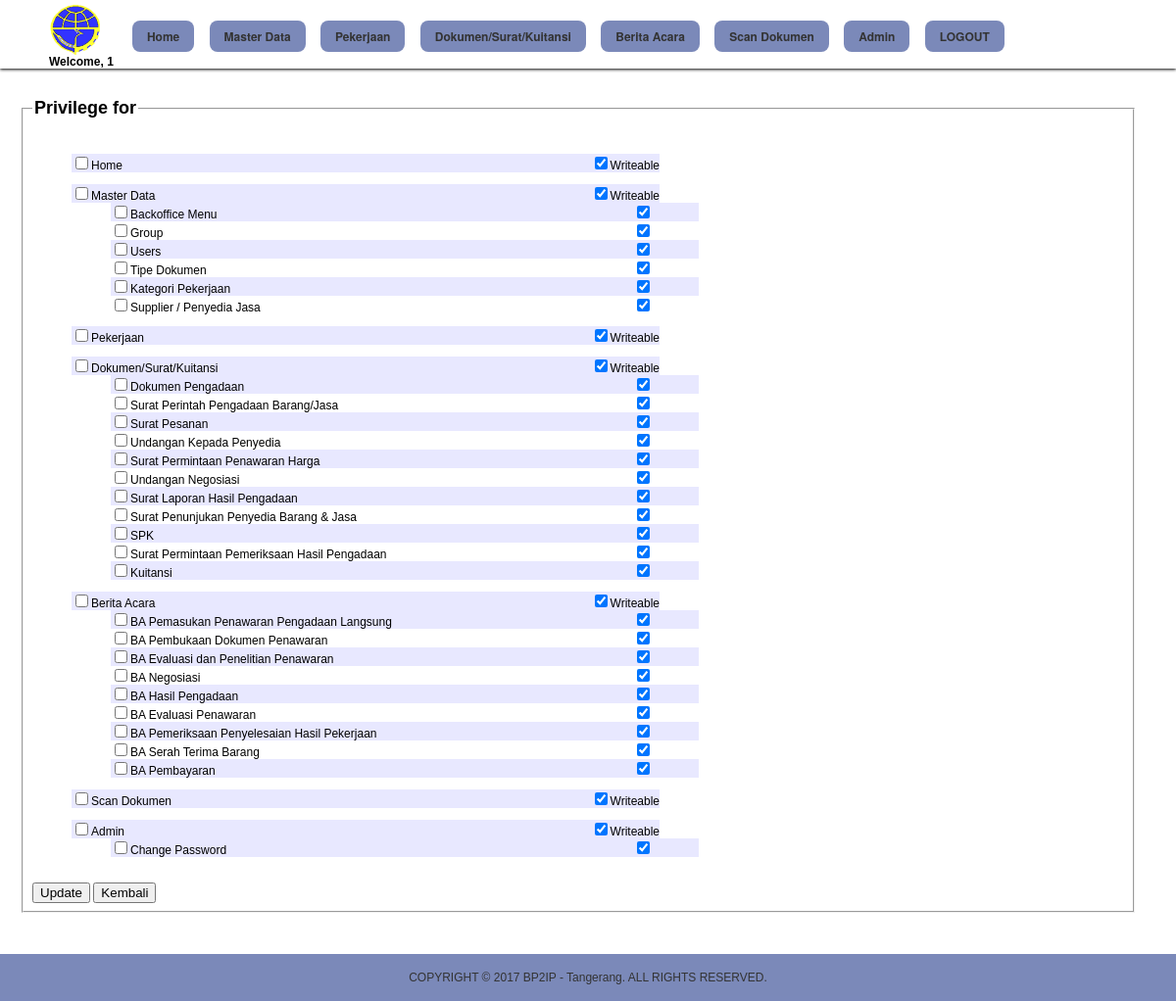
Page /menu_privileges.php (signed in) on the committed database.
### tables this page shows
CREATE TABLE `backoffice_menu` (
  `id` int(11) NOT NULL AUTO_INCREMENT,
  `seqno` int(11) NOT NULL,
  `parent_id` int(11) NOT NULL,
  `name` varchar(100) NOT NULL,
  `url` varchar(100) NOT NULL,
  `is_active` tinyint(4) NOT NULL,
  `created_at` datetime DEFAULT NULL,
  `created_by` varchar(100) NOT NULL,
  `created_ip` varchar(20) DEFAULT NULL,
  `updated_at` datetime DEFAULT NULL,
  `updated_by` varchar(100) NOT NULL,
  `updated_ip` varchar(20) DEFAULT NULL,
  `xtimestamp` timestamp NOT NULL DEFAULT CURRENT_TIMESTAMP ON UPDATE CURRENT_TIMESTAMP,
  PRIMARY KEY (`id`)
);

### common.php (called while the page is built, shortened)
<?php
	$__appstitle				= "Aplikasi Database Arsip BP2IP - Tangerang";
	$__isloggedin				= @$_SESSION["isloggedin"];
	$__user_id					= @$_SESSION["user_id"];
	$__fullname					= @$_SESSION["fullname"];
	include_once "classes/database.php";
    include_once "classes/form_elements.php";
    include_once "classes/tables.php";
	$db = new Database();
	$f = new FormElements();
	$t = new Tables();
	$__group_id 				= $db->fetch_single_data("users","group_id",array("id" => $__user_id));
	if($__group_id > 0){
		$db->addtable("backoffice_menu_privileges");
		$db->addfield("backoffice_menu_id");
		$db->where("group_id",$__group_id);
	} else if($__user_id == 1) {
		$db->addtable("backoffice_menu");
		$db->addfield("id");
	}
	$arrmenu = $db->fetch_data(true);
	foreach($arrmenu as $menu){
		$__menu_ids[$menu[0]] = 1;
	}
	function javascript($script){  ?> <script> $( document ).ready(function() { <?=$script;?> }); </script> <?php }

### classes/database.php (called while the page is built, shortened)
<?php
    class Database {
        protected $host   = "";
        protected $user   = "";
        protected $pass   = "";
        protected $dbname = "";
        protected $tables = array();
        protected $fields = array();
        protected $where  = array();
        protected $order  = array();
        protected $limit  = "";
		protected $db;
		public function __construct(){
			$this->lines = file($_SERVER["DOCUMENT_ROOT"]."/db_config_arsiparis_ulp.txt");
			$this->arrconfig = explode("|",$this->lines[0]);
			$this->host   = $this->arrconfig[0];
			$this->user   = $this->arrconfig[1];
			$this->pass   = $this->arrconfig[2];
			$this->dbname = $this->arrconfig[3];
			$this->db = $this->conn();
		}
        protected function conn(){
			return mysqli_connect($this->host,$this->user,$this->pass,$this->dbname);
        }
        protected function execute($sql){
            return mysqli_query($this->db,$sql);
        }
        public function fetch_query($sql,$withindex = false){
            $hsl = $this->execute($sql);
            if(mysqli_affected_rows($this->db)>0){
                if(mysqli_affected_rows($this->db)>1 || $withindex){
                    $arr = array();
                    while($temp = mysqli_fetch_array($hsl)){ $arr[] = $temp; }
                    return $arr;
                } else {
                    return mysqli_fetch_array($hsl);
                }
            }
            return array();
        }
        protected function fetch_data_clear(){
            $this->tables = array();
            $this->fields = array();
            $this->where = array();
            $this->awhere = "";
            $this->order = array();
            $this->limit = "";
            $this->joiners = array();
        }
        public function addtable($table){
            array_push($this->tables,$table);
        }
        public function addfield($field,$tablekey=0){
			if(stripos(" ".$field,"concat(") == 0 && stripos(" ".$field,"count(") == 0){
				$arrfield = explode(",",$field);
				foreach($arrfield as $_field){
					$this->fields[$_field]=$tablekey;
				}
			} else {
				$this->fields[$field]=$tablekey;
			}
        }
        public function where($field,$value,$datatype = 's',$operator = '=',$tablekey = 0){
            if(!$datatype) $datatype = "s";
            if(!$operator) $operator = "=";
            $this->where[] = array("tablekey"=>$tablekey,"field"=>$field,"value"=>$value,"datatype"=>$datatype,"operator"=>$operator);
        }
        public function order($field,$tablekey = 0){
            $this->order[] = array("tablekey"=>$tablekey,"field"=>$field);
        }
        public function limit($value){
            $this->limit = $value;
        }
		public function fetch_single_data($table,$field,$wheres,$orders = array()) {
			if(count($wheres) > 0) {
				foreach($wheres as $condition => $value) {
					$values = explode(":",$value);
				}
			}
			return $this->fetch_data(false,0);
		}
        public function fetch_data($withindex = false,$field_index = null){
            $_fields = "";
			if(count($this->fields) > 0){
				foreach ($this->fields as $field => $tablekey){
					if(stripos(" ".$field,"concat(") > 0 || stripos(" ".$field,"count(") > 0){
						$_fields .= $field.",";
					} else {
						$_fields .= $this->tables[$tablekey].".`".$field."`,";
					}
				}
				$_fields = substr($_fields,0,-1);
			} else {
				$_fields = " * ";
			}
            foreach ($this->tables as $key => $table){
                if($key == 0) {
                    $_tables = $table;
                } else {
                    $_tables .= " INNER JOIN ".$table." ON ".$joinkeys[$key-1];
                }
            }
            $whereclause = "";
            foreach($this->where as $arr){
                $wherevalue = " ".$arr["operator"]." ";
				if(strtoupper($arr["operator"]) == "IN"){
						$wherevalue .= "(".$this->in_value($arr["value"]).")";
				}else{
					if($arr["datatype"] == 's'){
						$wherevalue .= "'".$arr["value"]."'";
					}else{
						$wherevalue .= $arr["value"];
					}
				}
                $whereclause .= " ".$this->tables[$arr["tablekey"]].".".$arr["field"].$wherevalue." AND";
            }
            if($whereclause) $whereclause = "WHERE ".substr($whereclause,0,-4);
			$orderclause = "";
            foreach($this->order as $arr){
                $orderclause .= $this->tables[$arr["tablekey"]].".".$arr["field"].",";
            }
            if($orderclause) $orderclause = "ORDER BY ".substr($orderclause,0,-1);
			if($this->limit != ""){$limit = " LIMIT ".$this->limit;} else {$limit = "";}
            $return = $this->fetch_query("SELECT $_fields FROM $_tables $whereclause $orderclause $limit",$withindex);
			if(is_null($field_index)){
				return $return;
			} else {
				if(count($return) > 0) return $return[$field_index];
			}
        }
    }
?>

### menu_privileges.php (the view, shortened to what this page needs)
<?php include_once "head.php";?>
	<fieldset>
	<legend class="bo_title">Privilege for <?=$db->fetch_single_data("groups","name",array("id"=>$_GET["id"]));?></legend>
	<form method="POST" action="?id=<?=$_GET["id"];?>">
	<?php
			$group_exist = $db->fetch_single_data("backoffice_menu_privileges","id",array("group_id" => $_GET["id"]));
			$db->addtable("backoffice_menu"); $db->addfield("id,name"); $db->where("parent_id",0); $db->order("seqno");
			$arrmenu = $db->fetch_data(true);
			foreach($arrmenu as $menu){
				$checked = "";
				$is_writable_checked = "";
				if($db->fetch_single_data("backoffice_menu_privileges","privilege",array("group_id"=>$_GET["id"],"backoffice_menu_id"=>$menu["id"])) > 1 || !$group_exist){$is_writable_checked = "checked";}
				echo "<ul class='menu_list' style='list-style-type:none'>";
				echo "<li><div>".$f->input("is_check[".$menu["id"]."]","1","type='checkbox' ".$checked).$menu["name"];
				echo "<div style='float:right;'>".$f->input("is_writable[".$menu["id"]."]","1","type='checkbox' ".$is_writable_checked)."Writeable</div></div></li>";
				$db->addtable("backoffice_menu"); $db->addfield("id,name"); $db->where("parent_id",$menu["id"]); $db->where("is_active","0","i",">"); $db->order("seqno");
				$arrsubmenu = $db->fetch_data(true);
				if(count($arrsubmenu) > 0){
					echo "<ul class='menu_list' style='list-style-type:none'>";
					foreach($arrsubmenu as $submenu){
						$checked = "";
						$is_writable_checked = "";
						if($db->fetch_single_data("backoffice_menu_privileges","privilege",array("group_id"=>$_GET["id"],"backoffice_menu_id"=>$submenu["id"])) > 1 || !$group_exist){$is_writable_checked = "checked";}
						echo "<li><div><a>".$f->input("is_check[".$submenu["id"]."]","1","type='checkbox' ".$checked).$submenu["name"];
						echo "<div style='float:right;'>".$f->input("is_writable[".$submenu["id"]."]","1","type='checkbox' ".$is_writable_checked)."&nbsp;&nbsp;&nbsp;&nbsp;&nbsp;&nbsp;&nbsp;&nbsp;&nbsp;&nbsp;&nbsp;&nbsp;&nbsp;&nbsp;</div></div></li>";
					}
					echo "</ul>";
				}
				echo "</ul>";
			}
			echo "<br>";
	?>
	<?=$f->input("save","Update","type='submit'");?> <?=$f->input("back","Kembali","type='button' onclick=\"window.location='groups_list.php';\"");?>
	</form>
	</fieldset>
<?php include_once "footer.php";?>

### head.php (shortened to what this page needs)
<?php include_once "common.php"; ?>
<!DOCTYPE html PUBLIC "-//W3C//DTD XHTML 1.0 Transitional//EN" "http://www.w3.org/TR/xhtml1/DTD/xhtml1-transitional.dtd">
<?php if(!$_isexport){ ?>
	<html>
		<head>
			<link rel="stylesheet" type="text/css" href="styles/style.css">
			<link rel="stylesheet" type="text/css" href="backoffice.css">
			<link rel="stylesheet" type="text/css" href="calendar/calendar-win2k-cold-1.css">
			<link rel="stylesheet" type="text/css" href="styles/jquery.fancybox.css" media="screen" />
			<link rel="stylesheet" href="font/font.css">
		</head>
		<body id="bodyid" style="margin:0px;">
			<?php include_once "menu.php";?>
			<?php
				if($__isloggedin){
			?>
				<div style="width:95%;margin-top:20px;margin-left:20px;margin-right:20px;">
			<?php
				}
			?>
<?php } ?>

### menu.php (shortened to what this page needs)
<header class="fixedHeader">
	<table width="100%">
		<tr>
			<td>&nbsp;</td>
			<td align="center" width="1100">
				<table style="background-color: rgba(255, 255, 255, 0.0);height:60px;width:100%;" cellpadding="0" cellspacing="0">
					<tr>
						<td nowrap width="1">
							<img src="images/logo.jpg" style="height:52px;cursor:pointer;border:0px;" alt="<?=$__appstitle;?>" title="<?=$__appstitle;?>" onclick="window.location='index.php';">
						</td>
						<td style="width:30px;" align="left" nowrap>
						<td align="left" valign="top" nowrap>
							<nav id="primary_nav_wrap">
								<ul>
									<?php
										if($__isloggedin){
											$db->addtable("backoffice_menu"); $db->addfield("id,name,url"); $db->where("parent_id",0); $db->where("is_active","1"); $db->order("seqno");
											$arrmenu = $db->fetch_data(true);
											foreach($arrmenu as $menu){
												if($__menu_ids[$menu["id"]]){
													echo "<li class='bo_menu'><a href='".$menu["url"]."'>".$menu["name"]."</a>";
													echo "</li>";
													echo "<li>&nbsp;</li>";
												}
											}
											echo "<li class='bo_menu'><a href='index.php?logout_action=1'>LOGOUT</a></li>";
										}
									?>
								</ul>
							</nav>
						</td>
					</tr>
					<tr>
						<td colspan="3">
							<?php if($__isloggedin){ ?>
								<b>Welcome, <?=$__fullname;?></b>
							<?php } ?>
						</td>
					</tr>
				</table>
			</td>
			<td>&nbsp;</td>
		</tr>
	</table>
</header>
<div style="height:80px;"></div>

### classes/form_elements.php (shortened to what this page needs)
<?php
class FormElements extends Database {
    public function input($name,$value="",$attr="",$class=""){
		if ($value!="") $value='value="'.$value.'"';
        return '<input name="'.$name.'" id="'.$name.'" '.$value.' '.$attr.' '.$class.' onmouseover="try{ hiding_select_box(\'\'); } catch(e){}">';
    }
}
?>

### footer.php
<?php if(!$_isexport){ ?>
	</div>
			<br>
			<br>
			<br>
			<div class="footer_area" id="footer_area">
				<div>
					<br>
					<?=$t->start("width='900'");?>
						<?=$t->row(array("COPYRIGHT &copy; ".date("Y")." BP2IP - Tangerang. ALL RIGHTS RESERVED."),array("align='middle' style='color:#333;'"));?>
					<?=$t->end();?>
					<br>
				</div>
			</div>
		</body>
	</html>
<?php } ?>

### classes/tables.php (shortened to what this page needs)
<?php
class Tables{
    public function start($attr="",$name="",$class=""){
        return "<table name='$name' id='$name' $attr class='$class'>";
    }
	public function end(){
		return "</table>";
	}
    public function row($columns,$col_attrs=array("nowrap valign='top'"),$row_attr="",$class=""){
		$return = '<tr '.$row_attr.' class="'.$class.'">';
		foreach($columns as $key => $column){
			if(count($col_attrs) <= 1){ $col_attr = $col_attrs[0]; } else {$col_attr = @$col_attrs[$key];}
			$return .= '<td '.$col_attr.'>'.$column.'</td>';
		}
		$return .= "</tr>";
		return $return;
	}
}
?>

### styles/style.css (style rules this page uses)
body { font-family: Helvetica,Arial,sans-serif; font-size:12px; background-color:#E5E5E5; }
.fixedHeader { position: fixed; top: 0px; left: 0px; z-index: 2000; width: 100%; }
.fixedHeader:first-child { height:70px; box-shadow: 0px 1px 3px #000; background-color: rgba(255, 255, 255, 0.80); }
.footer_area { position :absolute; width:100%; background-color: rgba(67, 87, 156, 0.7); }
.footer_area div { display:table; margin:auto; }

### backoffice.css (style rules this page uses)
.bo_title { font-size:18px; font-weight:bolder; margin-bottom:20px; }
.bo_menu { position:relative; float:left; cursor:pointer; font-size:14px; -moz-border-radius: 8px; -webkit-border-radius: 8px; background-color:rgba(67, 87, 156, 0.7); }
#primary_nav_wrap { margin-top:15px }
#primary_nav_wrap ul { list-style:none; position:relative; float:left; margin:0; padding:0 }
#primary_nav_wrap ul a { display:block; color:#333; text-decoration:none; font-weight:700; font-size:12px; line-height:32px; padding:0 15px; font-family:"HelveticaNeue","Helvetica Neue",Helvetica,Arial,sans-serif }
#primary_nav_wrap ul li { position:relative; float:left; margin:3px; padding:0 }

### menu_privileges.php (style rules this page uses)
.menu_list li:nth-child(odd) { background-color: rgb(232, 232, 255); }
.menu_list { width:600px; }

### rows in the picture
backoffice_menu: name "Home"
backoffice_menu: name "Master Data"
backoffice_menu: name "Pekerjaan"
backoffice_menu: name "Dokumen/Surat/Kuitansi"
backoffice_menu: name "Berita Acara"
backoffice_menu: name "Scan Dokumen"
backoffice_menu: name "Admin"
backoffice_menu: name "Backoffice Menu"
backoffice_menu: name "Group"
backoffice_menu: name "Users"
backoffice_menu: name "Tipe Dokumen"
backoffice_menu: name "Kategori Pekerjaan"
backoffice_menu: name "Supplier / Penyedia Jasa"
backoffice_menu: name "Dokumen Pengadaan"
backoffice_menu: name "Surat Perintah Pengadaan Barang/Jasa"
backoffice_menu: name "Surat Pesanan"
backoffice_menu: name "Undangan Kepada Penyedia"
backoffice_menu: name "Surat Permintaan Penawaran Harga"
backoffice_menu: name "Undangan Negosiasi"
backoffice_menu: name "Surat Laporan Hasil Pengadaan"
backoffice_menu: name "Surat Penunjukan Penyedia Barang & Jasa"
backoffice_menu: name "SPK"
backoffice_menu: name "Surat Permintaan Pemeriksaan Hasil Pengadaan"
backoffice_menu: name "Kuitansi"
backoffice_menu: name "BA Pemasukan Penawaran Pengadaan Langsung"
backoffice_menu: name "BA Pembukaan Dokumen Penawaran"
backoffice_menu: name "BA Evaluasi dan Penelitian Penawaran"
backoffice_menu: name "BA Negosiasi"
backoffice_menu: name "BA Hasil Pengadaan"
backoffice_menu: name "BA Evaluasi Penawaran"
backoffice_menu: name "BA Pemeriksaan Penyelesaian Hasil Pekerjaan"
backoffice_menu: name "BA Serah Terima Barang"
backoffice_menu: name "BA Pembayaran"
backoffice_menu: name "Change Password"

### other values in the picture
$__fullname "1"
$column "COPYRIGHT © 2017 BP2IP - Tangerang. ALL RIGHTS RESERVED."
